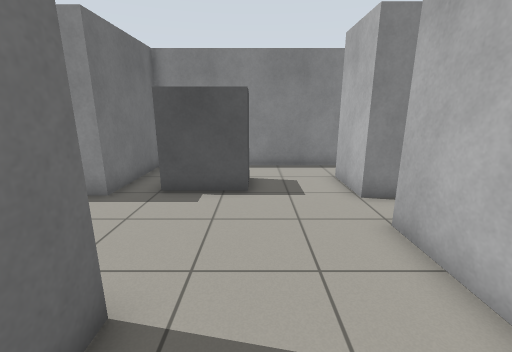
[1] (above)

17 first-person views from a walk through a world built for the Gazebo simulator. The camera is 1.2 m above the floor, tilts 14° down and sees 90° across. The floor is counted in squares, 0.5 m on a side. Each view is taken from the middle of a square. On the plan, view 1 faces up. The plan holds only what a view shows up to about 17 squares ahead; the rest is blank.

[2]
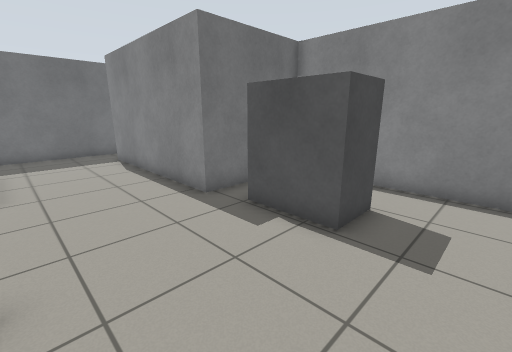

[3]
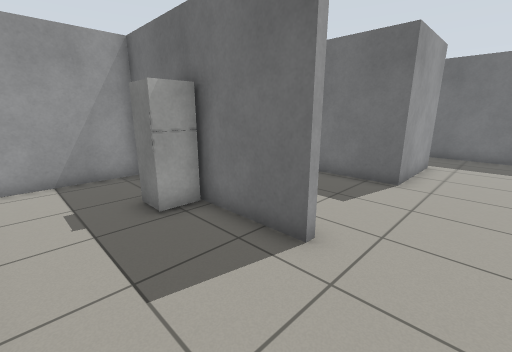

[4]
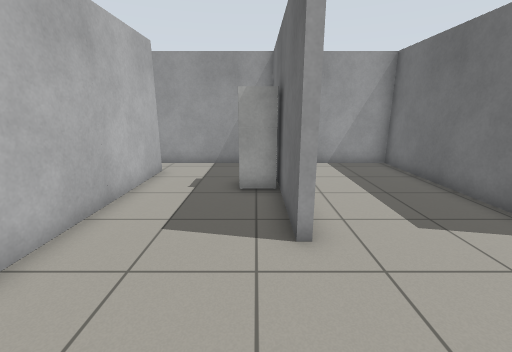

[5]
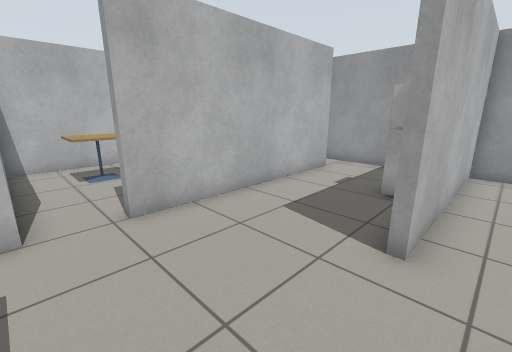

[6]
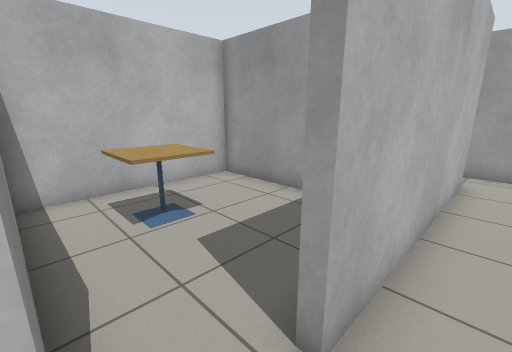

[7]
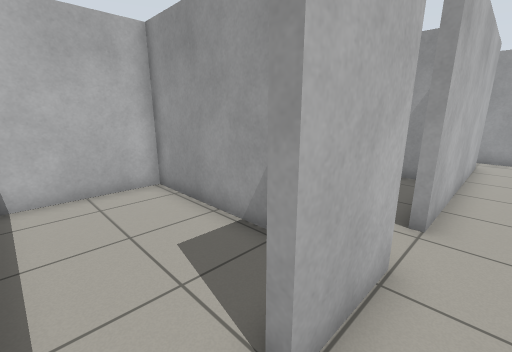

[8]
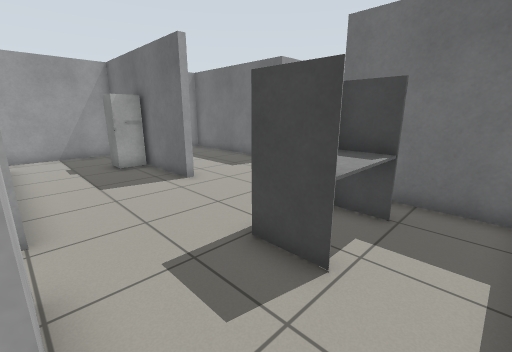

[9]
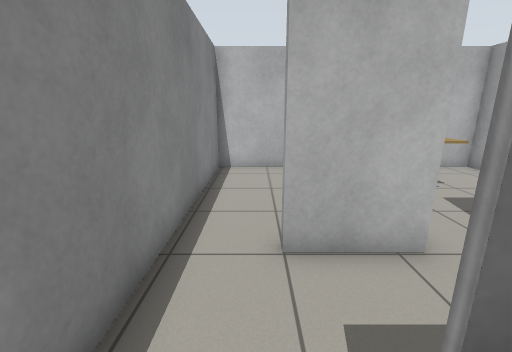

[10]
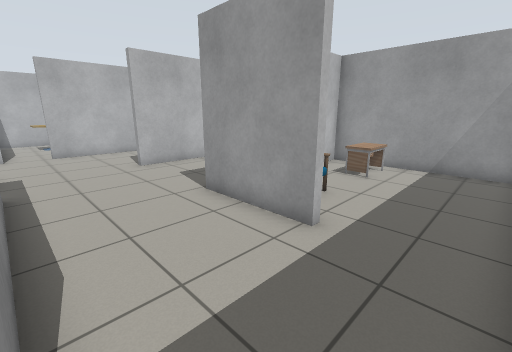

[11]
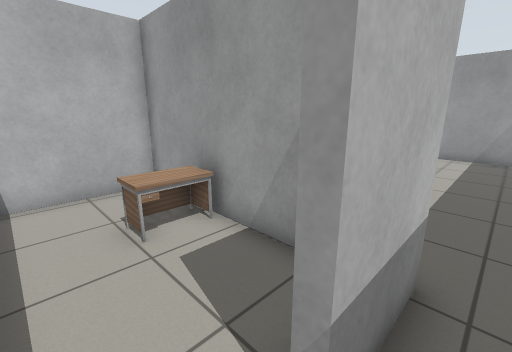

[12]
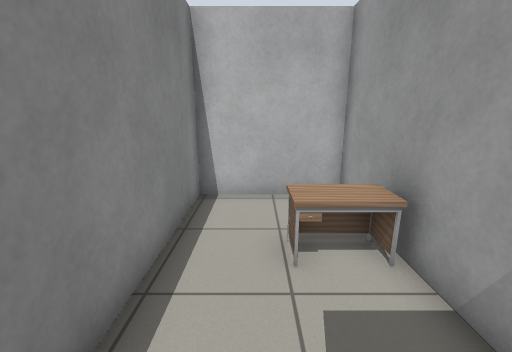

[13]
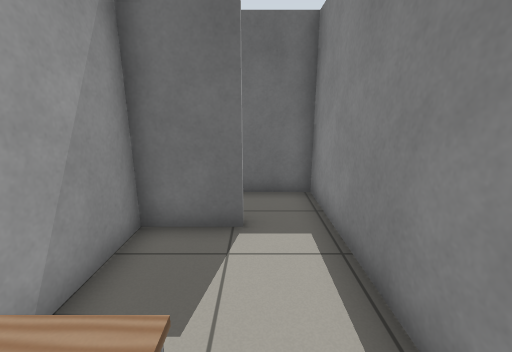

[14]
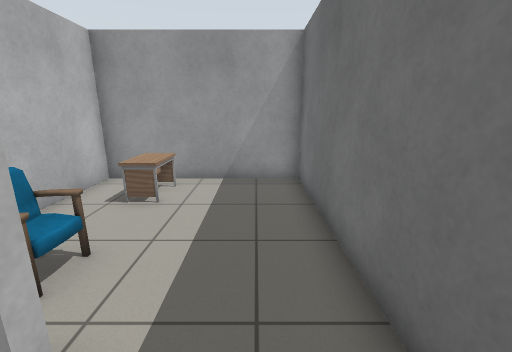

[15]
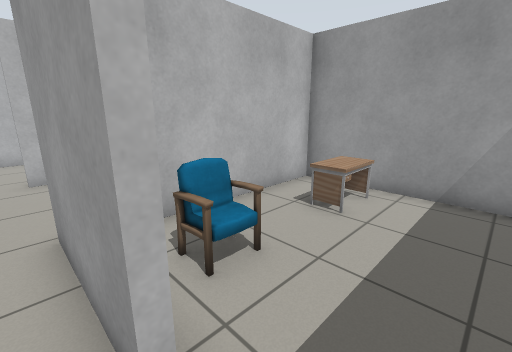

[16]
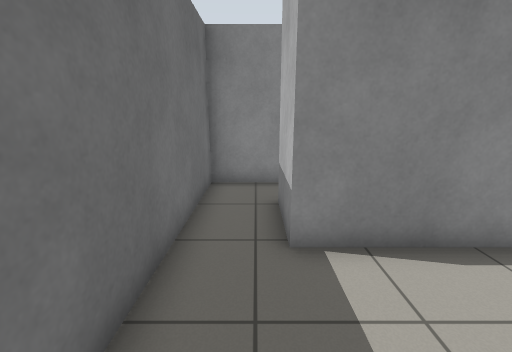

[17]
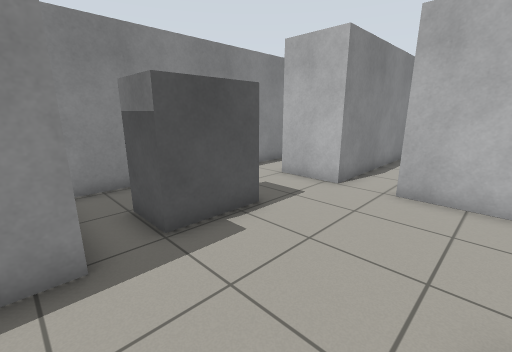

### Floor plan
Ten units are one square. View 1 is at (0, 0); x grows to the right and y downward. Boxes are objects, and circles mark ways between rooms. Rooms are numbered by the first view taken in them; rooms with no view inside come last. Other rooms are left out.
<svg viewBox="-151 -122 259 179">
<path fill="none" stroke="#000" d="M-18 -26 -18 52 25 52M-112 -25 -73 -25 -73 52 -21 52 -21 -26M-44 -114 -44 -72 -124 -72 -124 -97 -121 -97M30 -70 30 -96M30 36 30 -52M-114 -117 -146 -117 -146 -25M36 -117 -44 -117M-121 -97 -121 -75 -47 -75 -47 -117 -114 -117M-112 -21 -112 -25M-146 -25 -146 52 -76 52 -76 -6M64 -4 103 -4 103 -70 30 -70M30 -52 34 -52M42 -4 47 -4M52 -73 103 -73 103 -117 36 -117"/>
<rect x="-35" y="-95" width="40" height="20" fill="#bbb"><title>other object</title></rect>
<rect x="-15" y="5" width="10" height="20" fill="#bbb"><title>fridge</title></rect>
<rect x="-85" y="-95" width="10" height="20" fill="#bbb"><title>desk</title></rect>
<rect x="-105" y="25" width="10" height="20" fill="#bbb"><title>desk</title></rect>
<rect x="-105" y="-15" width="20" height="20" fill="#bbb"><title>chair</title></rect>
<rect x="65" y="-55" width="20" height="20" fill="#bbb"><title>cafe table</title></rect>
<circle cx="-120" cy="-105" r="3" fill="#2a7"/>
<circle cx="-130" cy="-20" r="3" fill="#2a7"/>
<circle cx="30" cy="-60" r="3" fill="#2a7"/>
<circle cx="30" cy="-105" r="3" fill="#2a7"/>
<text x="-40" y="-40">1</text>
<text x="-80" y="-100">2</text>
<text x="-110" y="10">3</text>
<text x="70" y="-40">4</text>
<text x="70" y="-100">5</text>
</svg>
Room 1 opens to room 2. Room 1 opens to room 3. Room 1 opens to room 4. Room 1 opens to room 5.

Where each view was taken, in squares from view 1:
view 1: 0 up, 0 right, facing up
view 2: 3 up, 2 right, facing up-left
view 3: 5 up, 2 right, facing down-left
view 4: 7 up, 1 left, facing down
view 5: 7 up, 3 left, facing down-right
view 6: 7 up, 2 right, facing down-right
view 7: 11 up, 2 right, facing down-right
view 8: 11 up, 3 right, facing down-left
view 9: 10 up, 1 left, facing right
view 10: 7 up, 14 left, facing down-right
view 11: 11 up, 13 left, facing down-right
view 12: 10 up, 12 left, facing right
view 13: 10 up, 7 left, facing left
view 14: 4 up, 13 left, facing down
view 15: 3 up, 13 left, facing down-right
view 16: 3 up, 13 left, facing up
view 17: 3 up, 5 left, facing up-right
